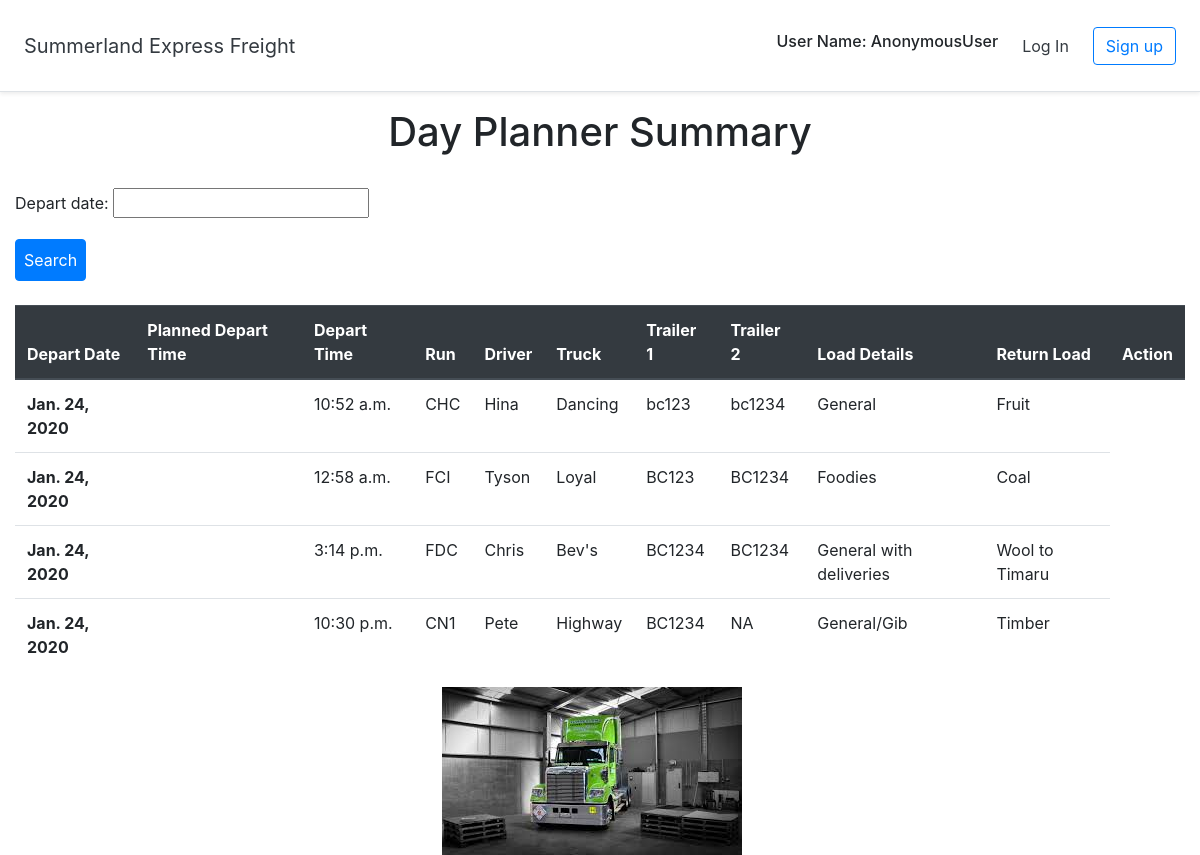
Before: / with the older database file.
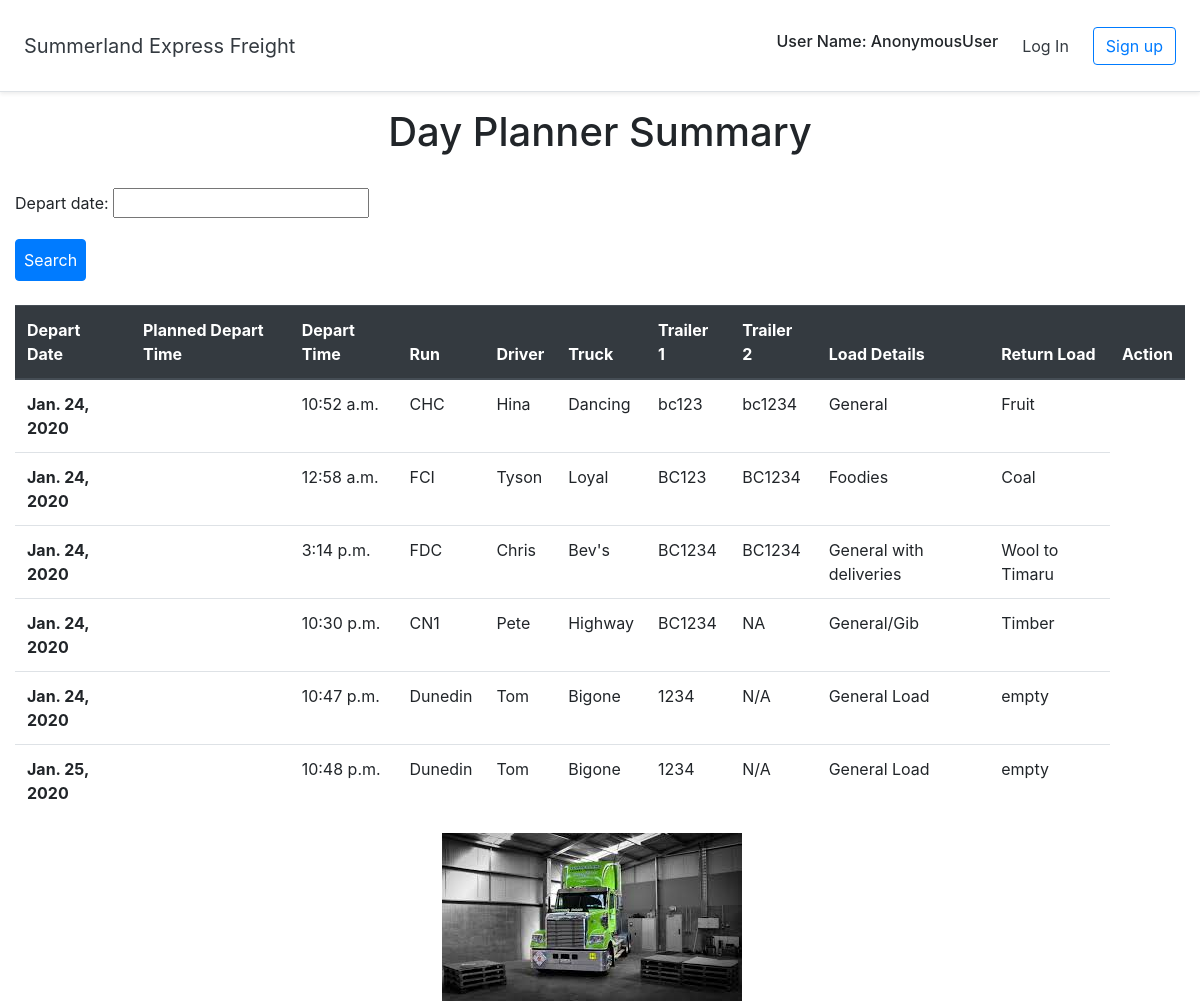
After: the same page with the newer database file.
### Runs/models.py (models this page shows)
class Runs(models.Model):
    run = models.CharField(max_length=10)
    driver = models.CharField(max_length=50)
    truck = models.CharField(max_length=50)
    trailer_1 = models.CharField(max_length=50)
    trailer_2 = models.CharField(max_length=50)
    load_comments = models.CharField(max_length=255)
    return_load_comments = models.CharField(max_length=255)
    depart_date = models.DateField()
    depart_time = models.TimeField()
    user = models.ForeignKey(User, on_delete=models.CASCADE)
    objects = models.Manager()
    Planned_depart_time = models.TimeField()

### Runs/views.py (the view)
# urls.py: path('', views.detail_run.as_view(), name='detail_run' ),
class detail_run(ListView):
    model = Runs
    runset = Runs.objects.all()
    template_name ='Runs/detail.html'
    def get_context_data(self, **kwargs):
        context = super().get_context_data(**kwargs)
        context['filter'] =   filter_runs(self.request.GET, queryset=self.get_queryset())
        return context

### Runs/templates/Runs/detail.html (shortened to what this page needs)
{% extends 'Runs/base.html' %}
{% load static %}
{% block content %}
<div class="container-fluid pt-3">
    <h1 class="text-center">Day Planner Summary</h1>
    <br>
    <form action="" method="get">
    {{filter.form.as_p}}
    <button type="submit" class="btn btn-primary p-2">Search</button>
    </form>
    <br>
    <table class="table">
        <thead class="thead-dark">
          <tr>
            <th scope="col">Depart Date</th>
            <th scope="col">Planned Depart Time</th>
            <th scope="col">Depart Time</th>
            <th scope="col">Run</th>
            <th scope="col">Driver</th>
            <th scope="col">Truck</th>
            <th scope="col">Trailer 1</th>
            <th scope="col">Trailer 2</th>
            <th scope="col">Load Details</th>
            <th scope="col">Return Load</th>
            <th scope="col">Action</th>
          </tr>
        </thead>
        <tbody>
            {% for run in filter.qs %}
          <tr>
            <th scope="row">{{ run.depart_date }}</th>
            <td>{{ run.planned_depart_time }}</td>
            <td>{{ run.depart_time }}</td>
            <td>{{ run.run }}</td>
            <td>{{ run.driver }}</td>
            <td>{{ run.truck }}</td>
            <td>{{ run.trailer_1 }}</td>
            <td>{{ run.trailer_2 }}</td>
            <td>{{ run.load_comments }}</td>
            <td>{{ run.return_load_comments }}</td>
          </tr>
          {% endfor %}
        </tbody>
      </table>
</div>
    <div class="d-flex justify-content-center">
        <img class='mr-3 align-self-center' src="{% static 'images.jpg' %}" alt="">
    </div>
{% endblock content %}

### Runs/templates/Runs/base.html (shortened to what this page needs)
<!doctype html>
<html lang="en">
{% load static %}
<head>
  <link rel="stylesheet" href="https://stackpath.bootstrapcdn.com/bootstrap/4.2.1/css/bootstrap.min.css">
  <link href="{% static 'custom.css' %}" rel="stylesheet">
</head>
<body>
  <div class="d-flex flex-column flex-md-row align-items-center p-3 px-md-4 bg-white border-bottom shadow-sm">
    <h5 class="my-0 mr-md-auto font-weight-normal"><a href="{% url 'detail_run' %}" class="text-dark">Summerland Express Freight</a></h5>
    <h6 class="p-3">User Name: {{ user }}</h6>
    <nav class="my-2 my-md-0 mr-md-3">
      {% if user.is_authenticated %}
      <a class=" btn btn-primary p-2 text-light" href="{% url 'create_run' %}">Create Run</a>
      <a class="p-2 text-dark" href="{% url 'logout' %}">Log Out</a>
      {% else %}
      <a class="p-2 text-dark" href="{% url 'login' %}">Log In</a>
      {% endif %}
    </nav>
    {% if user.is_authenticated == False %}
    <a class="btn btn-outline-primary" href="{% url 'signup' %}">Sign up</a>
    {% endif %}
  </div>
  {% block content %}
  {% endblock %}
  <link href="https://unpkg.com/gijgo@1.9.13/css/gijgo.min.css" rel="stylesheet" type="text/css" />
</body>
</html>

Changed rows visible on the page:
added Runs: depart_date "Jan. 24, 2020", depart_time "10:47 p.m.", run "Dunedin", driver "Tom", truck "Bigone", trailer_1 "1234", trailer_2 "N/A", load_comments "General Load", return_load_comments "empty"
added Runs: depart_date "Jan. 25, 2020", depart_time "10:48 p.m.", run "Dunedin", driver "Tom", truck "Bigone", trailer_1 "1234", trailer_2 "N/A", load_comments "General Load", return_load_comments "empty"
